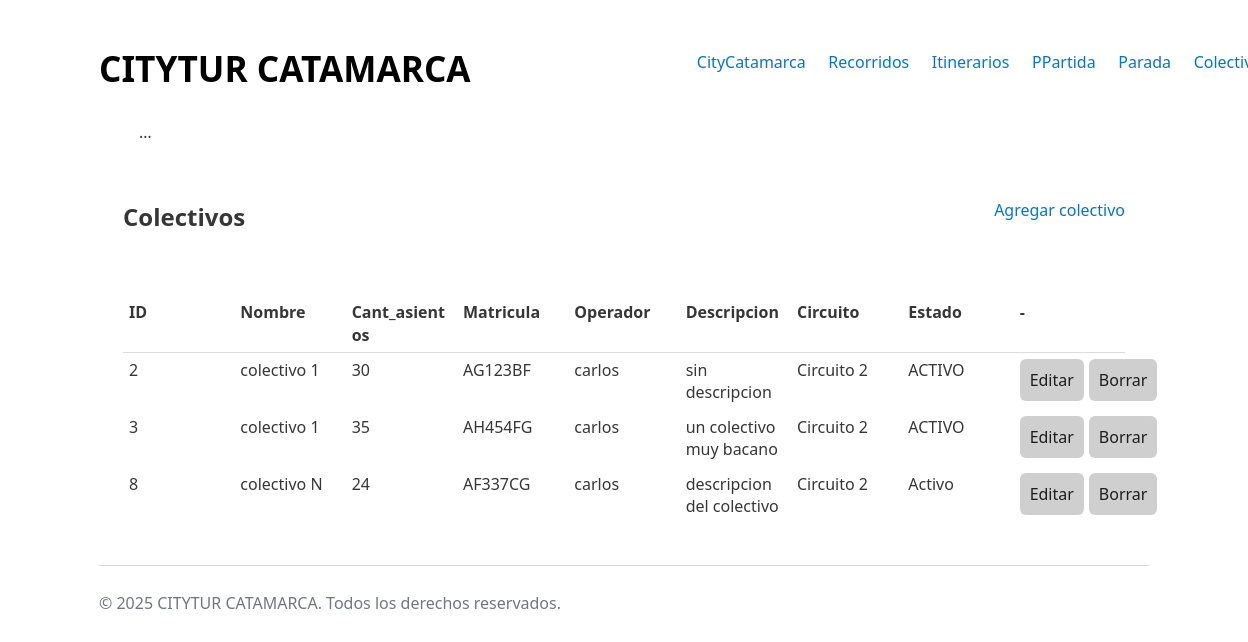
Page /colectivos/lista_colectivo/ on the earlier database version.
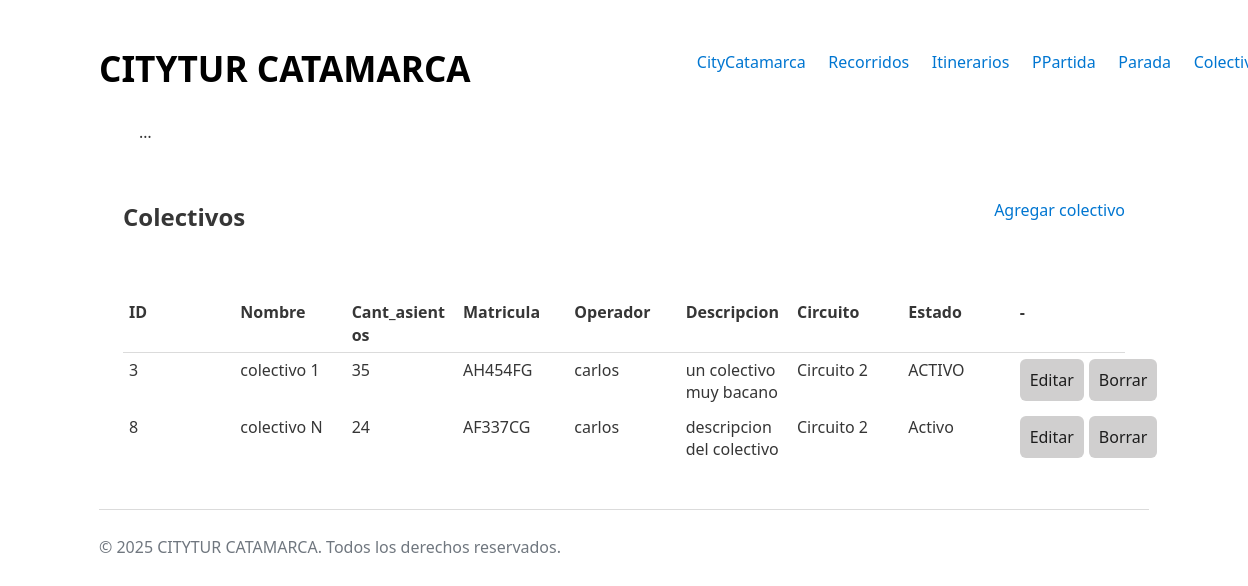
Same page on the later database version.
### colectivos/models.py (models this page shows, shortened)
class Colectivo(models.Model):
    nombre = models.CharField(max_length= 20, default= 'sin nombre')
    cant_asientos = models.IntegerField()
    cant_ocupados = models.IntegerField(default= 0)
    matricula = models.CharField(max_length= 20)
    operador = models.ForeignKey(Usuario, on_delete= models.CASCADE)
    descripcion = models.TextField(max_length= 200, default= 'sin descripcion')
    circuito = models.ForeignKey(Circuito,
                                    on_delete= models.CASCADE,
                                    default= None,
                                    null=True,
                                    blank=True
                                )
    STATE_CHOICES = [
        ('ELIMINADO', 'Eliminado'),
        ('ACTIVO', 'Activo'),
        ('BAJA', 'Baja'),
    ]
    estado = models.CharField(max_length= 20, choices= STATE_CHOICES, default='ACTIVO')

### usuarios/models.py (models this page shows)
class Usuario(models.Model):
    dni = models.IntegerField()
    gmail = models.EmailField()
    nombre = models.CharField(max_length= 50)
    password = models.CharField(max_length= 50)
    ROLE_CHOICES = [
        ('TURISTA', 'Turista'),
        ('OPERADOR', 'Operador'),
        ('ADMIN', 'Admin'),
    ]
    rol = models.CharField(max_length=20, choices=ROLE_CHOICES)

### recorridos/models.py (models this page shows, shortened)
class Circuito(models.Model):
    nombre = models.CharField(max_length= 50)
    horario = models.DateTimeField()
    origen = models.CharField(max_length= 50, default='sin origen')
    destino = models.CharField(max_length= 50, default= 'sin destino')
    itinerario = models.ForeignKey(Itinerario, on_delete= models.CASCADE)
    STATE_CHOICES = [
        ('ELIMINADO', 'Eliminado'),
        ('ACTIVO', 'Activo'),
        ('BAJA', 'Baja'),
    ]
    estado = models.CharField(max_length= 20, choices= STATE_CHOICES, default= 'ACTIVO')

### colectivos/views.py (the view)
# urls.py: path('lista_colectivo/', views.lista_colectivo, name= 'colectivo_listar'),
def lista_colectivo(request):
    colectivos = Colectivo.objects.all()
    return render(request, 'colectivo_lista.html', {'colectivos': colectivos})

### colectivos/templates/colectivo_lista.html (shortened to what this page needs)
{% extends 'base.html' %}
{% block body_id %}colectivo_form{% endblock %}
{% block content %}
<main id="main-form">
    <div class="div-container">
        <h2> Colectivos </h2>
        <a href="{% url 'colectivos:colectivo_formulario' %}">Agregar colectivo</a>
    </div>
    <table class="table_view">
        <thead>
            <tr>
                <th>ID</th>
                <th>Nombre</th>
                <th>Cant_asientos</th>
                <th>Matricula</th>
                <th>Operador</th>
                <th>Descripcion</th>
                <th>Circuito</th>
                <th>Estado</th>
                <th>-</th>
            </tr>
        </thead>
        <tbody>
            {% for colectivo in colectivos %}
                <tr>
                    <td>{{ colectivo.pk }}</td>
                    <td>{{ colectivo.nombre }}</td>
                    <td>{{ colectivo.cant_asientos }}</td>
                    <td>{{ colectivo.matricula }}</td>
                    <td>{{ colectivo.operador.nombre }}</td>
                    <td>{{ colectivo.descripcion }}</td>
                    <td>{{ colectivo.circuito.nombre }}</td>
                    <td>{{ colectivo.estado }}</td>
                    <td class="td-btn">
                        <a class="btn btn-small" href="{% url 'colectivos:colectivo_editar' colectivo.pk %}"><button>Editar</button></a>
                        <form action="{% url 'colectivos:colectivo_eliminar' colectivo.pk %}" method="POST" style="display:inline;"
                            onsubmit="return confirm('Eliminar colectivo {{ colectivo.nombre }}?');">
                            <button type="submit">Borrar</button>
                        </form>
                    </td>
                </tr>
            {% empty %}
                <tr><td colspan="5">No hay colectivos cargados.</td></tr>
            {% endfor %}
        </tbody>
    </table>
</main>
{% endblock %}
{% block footer_script %}
    {{ block.super }}
{% endblock %}

Differences in the rows shown:
removed Colectivo: pk "2", nombre "colectivo 1", cant_asientos "30", matricula "AG123BF", operador.nombre "carlos", descripcion "sin descripcion", circuito.nombre "Circuito 2", estado "ACTIVO"
